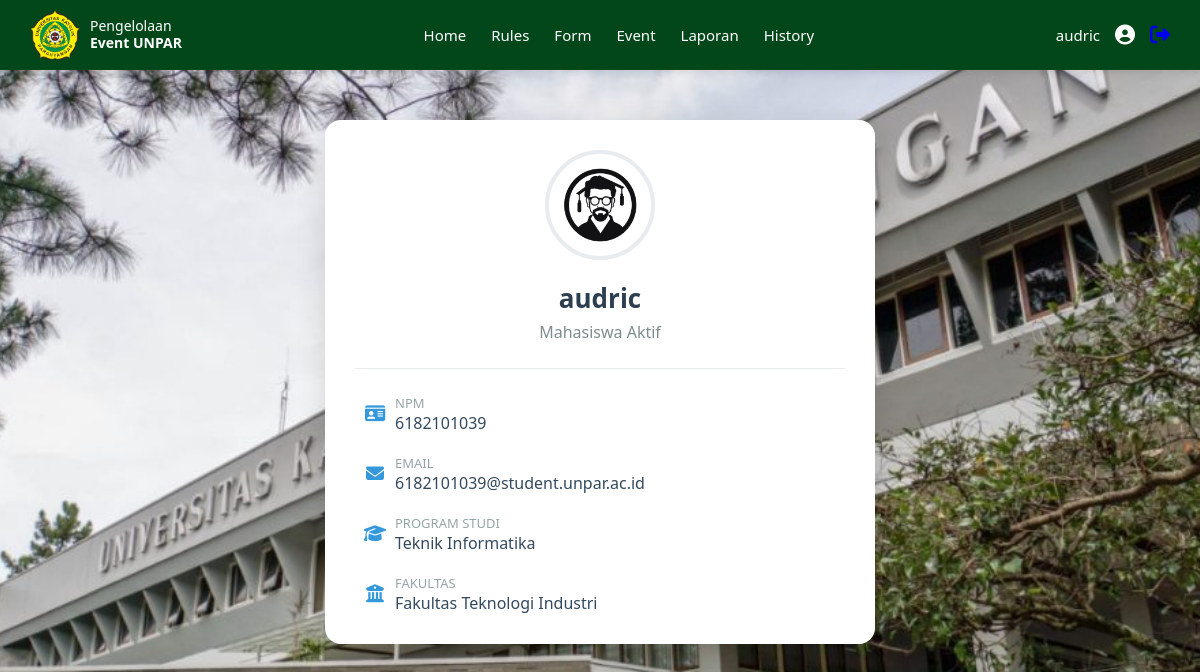
The app's page /TubesPSI/mahasiswa/mahasiswa_profile.php (signed in) with its own data.
### tables this page shows
CREATE TABLE `mahasiswa` (
  `mahasiswa_id` int(11) NOT NULL,
  `mahasiswa_nama` varchar(100) DEFAULT NULL,
  `mahasiswa_npm` varchar(10) DEFAULT NULL,
  `mahasiswa_email` varchar(100) DEFAULT NULL,
  `mahasiswa_password` varchar(100) DEFAULT NULL,
  `mahasiswa_jurusan` varchar(100) DEFAULT NULL,
  `unit_id` int(11) DEFAULT NULL,
  `organisasi_id` int(11) DEFAULT NULL
);

### TubesPSI/mahasiswa/mahasiswa_profile.php (the view, shortened to what this page needs)
<?php
include '../config/db_connection.php';
$nama = $_SESSION['nama'] ?? 'User';
$user_id = $_SESSION['user_id'] ?? 'No ID';
$full_name = 'Nama Lengkap Mahasiswa';
$email = 'email@student.unpar.ac.id';
$npm = 'XXXXXXXXXX';
$program_studi = 'Teknik Informatika';
$fakultas_info = 'Fakultas Teknologi Industri';
if ($user_id !== 'No ID') {
    $stmt = $conn->prepare("SELECT mahasiswa_nama, mahasiswa_email, mahasiswa_npm FROM mahasiswa WHERE mahasiswa_id = ?");
    $stmt->bind_param("i", $user_id);
    $stmt->execute();
    $result = $stmt->get_result();
    if ($result->num_rows > 0) {
        $profile_data = $result->fetch_assoc();
        $full_name = htmlspecialchars($profile_data['mahasiswa_nama']);
        $email = htmlspecialchars($profile_data['mahasiswa_email']);
        $npm = htmlspecialchars($profile_data['mahasiswa_npm']);
    }
}
?>
<!DOCTYPE html>
<html lang="id">
<head>
    <link rel="stylesheet" href="https://cdnjs.cloudflare.com/ajax/libs/font-awesome/6.5.0/css/all.min.css">
</head>
<body>
<nav class="navbar">
    <div class="navbar-left">
        <img src="../img/logo.png" alt="Logo UNPAR" class="navbar-logo">
        <div class="navbar-title"><span>Pengelolaan</span><br><strong>Event UNPAR</strong></div>
    </div>
    <ul class="navbar-menu">
        <li><a href="mahasiswa_dashboard.php">Home</a></li>
        <li><a href="mahasiswa_rules.php">Rules</a></li>
        <li><a href="mahasiswa_pengajuan.php">Form</a></li>
        <li><a href="mahasiswa_event.php">Event</a></li>
        <li><a href="mahasiswa_laporan.php">Laporan</a></li>
        <li><a href="mahasiswa_history.php">History</a></li>
    </ul>
    <div class="navbar-right">
        <a href="mahasiswa_profile.php" style="text-decoration: none; color: inherit; display: flex; align-items: center; gap: 15px;">
            <span class="user-name"><?php echo htmlspecialchars($nama); ?></span>
            <i class="fas fa-user-circle icon"></i>
        </a>
        <a href="logout.php"><i class="fas fa-right-from-bracket icon"></i></a>
    </div>
</nav>
<div class="profile-card">
    <div class="profile-identity">
        <img src="../img/mahasiswa.png" alt="Foto Profil" class="profile-pic">
        <h2 class="profile-name"><?php echo $full_name; ?></h2>
        <p class="profile-npm">Mahasiswa Aktif</p>
    </div>
    <hr>
    <div class="profile-info">
        <div class="info-item">
            <i class="fas fa-id-card info-icon"></i>
            <div class="info-text">
                <strong>NPM</strong>
                <span><?php echo $npm; ?></span>
            </div>
        </div>
        <div class="info-item">
            <i class="fas fa-envelope info-icon"></i>
            <div class="info-text">
                <strong>Email</strong>
                <span><?php echo $email; ?></span>
            </div>
        </div>
        <div class="info-item">
            <i class="fas fa-graduation-cap info-icon"></i>
            <div class="info-text">
                <strong>Program Studi</strong>
                <span><?php echo $program_studi; ?></span>
            </div>
        </div>
        <div class="info-item">
            <i class="fas fa-university info-icon"></i>
            <div class="info-text">
                <strong>Fakultas</strong>
                <span><?php echo $fakultas_info; ?></span>
            </div>
        </div>
    </div>
</div>
</body>
</html>

### TubesPSI/mahasiswa/mahasiswa_profile.php (style rules this page uses)
* { margin: 0; padding: 0; box-sizing: border-box; }
body { font-family: 'Segoe UI', Tahoma, Geneva, Verdana, sans-serif; background-color: #f4f7f9; min-height: 100vh; background-image: url('../img/backgroundUnpar.jpeg'); background-size: cover; background-position: center; background-attachment: fixed; }
.navbar { display: flex; justify-content: space-between; align-items: center; background:rgb(2, 71, 25); width: 100%; padding: 10px 30px; box-shadow: 0 2px 8px rgba(0, 0, 0, 0.1); position: fixed; top: 0; left: 0; right: 0; z-index: 1000; }
.navbar-left { display: flex; align-items: center; gap: 10px; }
.navbar-logo { width: 50px; height: 50px; object-fit: cover; }
.navbar-title { color:rgb(255, 255, 255); font-size: 14px; line-height: 1.2; }
.navbar-menu { display: flex; list-style: none; gap: 25px; }
.navbar-menu li a { text-decoration: none; color:rgb(253, 253, 253); font-weight: 500; font-size: 15px; transition: color 0.3s; }
.navbar-right { display: flex; align-items: center; gap: 15px; font-size: 15px; color:rgb(255, 255, 255); }
.user-name { font-weight: 500; }
.icon { font-size: 20px; cursor: pointer; transition: color 0.3s; }
.profile-card { max-width: 550px; margin: 120px auto 40px; background: #ffffff; border-radius: 16px; box-shadow: 0 8px 30px rgba(0, 0, 0, 0.12); padding: 30px; text-align: center; }
.profile-identity { margin-bottom: 25px; }
.profile-pic { width: 110px; height: 110px; border-radius: 50%; object-fit: cover; border: 4px solid #e9ecef; margin-bottom: 15px; }
.profile-name { font-size: 26px; font-weight: 600; color: #2c3e50; margin: 0; }
.profile-npm { font-size: 16px; color: #7f8c8d; margin-top: 5px; }
hr { border: none; height: 1px; background-color: #e9ecef; margin-bottom: 25px; }
.profile-info { display: flex; flex-direction: column; gap: 20px; text-align: left; }
.info-item { display: flex; align-items: center; }
.info-icon { font-size: 18px; color: #3498db; width: 40px; text-align: center; }
.info-text strong { display: block; font-size: 13px; color: #95a5a6; font-weight: 500; text-transform: uppercase; }
.info-text span { font-size: 16px; color: #34495e; }

### records on screen
mahasiswa: mahasiswa_nama "audric", mahasiswa_npm "6182101039", mahasiswa_email "6182101039@student.unpar.ac.id"

### other values on screen
$nama "audric"
$program_studi "Teknik Informatika"
$fakultas_info "Fakultas Teknologi Industri"
